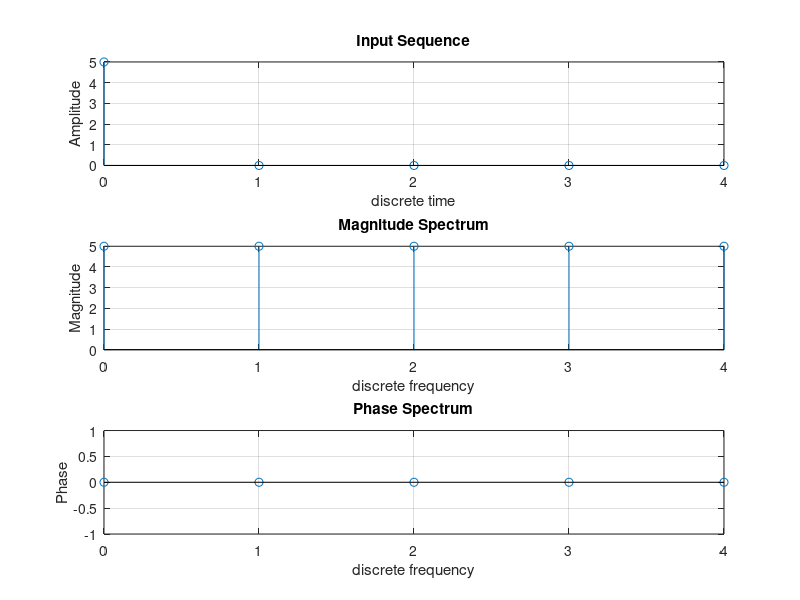

Source code (MATLAB):
x=input('Enter the sequence')
N=input('Enter how many point DFT is to be computed')

if(N>length(x))
    x=[x, zeros(1,N-length(x))]
end

WN=exp(-j*2*pi/N)%Twiddle Factor

%To generate WN Matrix
n=0:N-1
k=0:N-1

%To genrate powers of WN
powers=n'*k

%To generate WN Matrix
%Raise WN to the powers element by element
matrix=WN.^powers

%To Compute DFT, multiply matrix and x(n)
X1=matrix*x.' %To get transpose of a matrix, use .'

%To compute DFT using inbuilt Matlab command
X2=fft(x,N) %fft is the Matlab command to compute DFT

%To determine Magnitude Spectrum
mag_spectrum=abs(X2)%abs is the Matlab command to compute magnitude
phase_spectrum=angle(X2)%angle is the Matlab command to compute phase

%To plot the sequence x(n)
%Divide the graph window into 3 rows, 1 column 
%and select the first position
subplot(3,1,1)
stem(n,x)
grid on
xlabel('discrete time')
ylabel('Amplitude')
title('Input Sequence')

subplot(3,1,2)
stem(k,mag_spectrum)
grid on
xlabel('discrete frequency')
ylabel('Magnitude')
title('Magnitude Spectrum')

subplot(3,1,3)
stem(k,phase_spectrum)
grid on
xlabel('discrete frequency')
ylabel('Phase')
title('Phase Spectrum')
